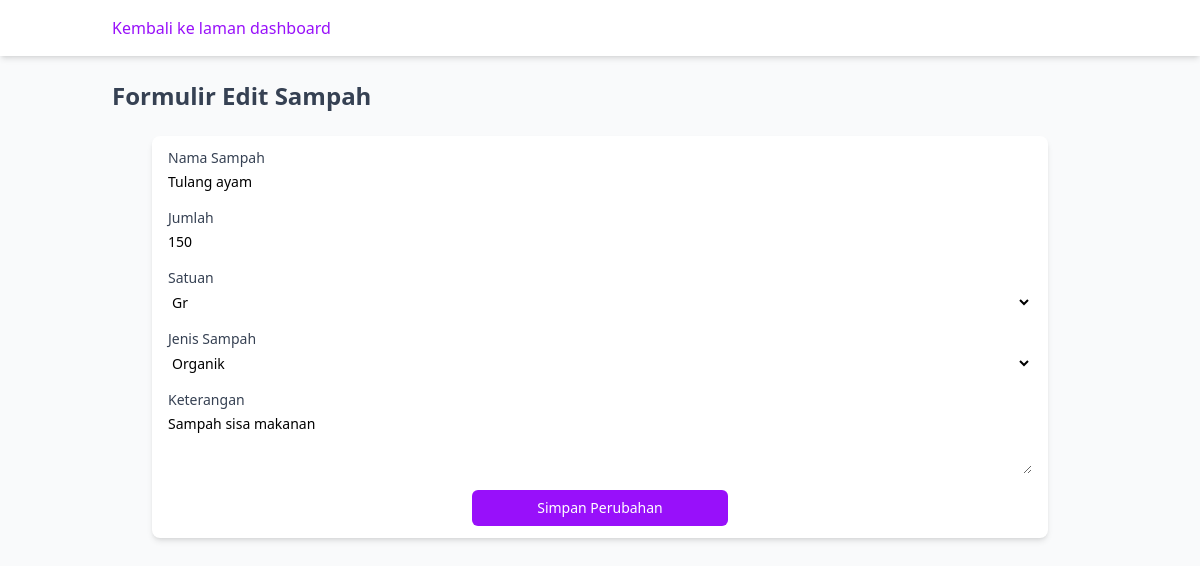
Screenshot of /src/landing-page/edit.php?id_transaksi=1007&id_multivalue=1015 (signed in) with the database file from the repository.
### tables this page shows
CREATE TABLE `jenis_sampah_multivalue` (
  `id_multivalue` int(11) NOT NULL,
  `id_jenis` int(11) NOT NULL,
  `id_satuan` int(11) DEFAULT NULL,
  `jumlah` float DEFAULT NULL,
  `keterangan` varchar(255) DEFAULT NULL,
  `nama_subjenis` varchar(255) NOT NULL
);

CREATE TABLE `satuan` (
  `id_satuan` int(11) NOT NULL,
  `nama_satuan` varchar(255) DEFAULT NULL
);

CREATE TABLE `jenis_sampah` (
  `id_jenis` int(11) NOT NULL,
  `jenis_sampah` varchar(255) DEFAULT NULL
);

### src/landing-page/edit.php (the view, shortened to what this page needs)
<?php
require '../config.php';
$id_multivalue = $_GET['id_multivalue'] ?? null;
$id_transaksi = $_GET['id_transaksi'] ?? null;
$stmt = $conn->prepare("SELECT * FROM jenis_sampah_multivalue WHERE id_multivalue = ?");
$stmt->bind_param("i", $id_multivalue);
$stmt->execute();
$result = $stmt->get_result();
$data = $result->fetch_assoc();
$satuan = $conn->query("SELECT * FROM satuan");
$jenis = $conn->query("SELECT * FROM jenis_sampah");
?>
<!DOCTYPE html>
<html :class="{ 'theme-dark': dark }" x-data="data()" lang="en">
<head>
  <link rel="stylesheet" href="../output.css">
  <link rel="stylesheet" href="https://cdnjs.cloudflare.com/ajax/libs/Chart.js/2.9.3/Chart.min.css" />
</head>
<body>
  <div class="flex h-screen bg-gray-50 dark:bg-gray-900" :class="{ 'overflow-hidden': isSideMenuOpen }">
    <div class="flex flex-col flex-1 w-full">
      <header class="z-10 py-4 bg-white shadow-md dark:bg-gray-800">
        <div class="container flex items-center justify-between h-full px-6 mx-auto text-purple-600 dark:text-purple-300">
          <div class="flex justify-start flex-1 lg:mr-3">
            <a href="dashboard.php" class="transition duration-300 hover:text-white">Kembali ke laman dashboard</a>
          </div>
        </div>
      </header>
      <main class="h-full pb-16 overflow-y-auto">
        <div class="container grid px-6 mx-auto">
          <h2 class="my-6 text-2xl font-semibold text-gray-700 dark:text-gray-200">
            Formulir Edit Sampah
          </h2>
          <div class="container grid px-6 mx-auto">
            <form method="POST" action="edit.php?id_multivalue=<?= $id_multivalue ?>&id_transaksi=<?= $id_transaksi ?>" class="w-full max-w-4xl px-4 py-3 mx-auto mb-8 bg-white rounded-lg shadow-md dark:bg-gray-800">
              <label class="block text-sm">
                <span class="text-gray-700 dark:text-gray-400">Nama Sampah</span>
                <input
                  name="nama_subjenis"
                  value="<?= htmlspecialchars($data['nama_subjenis']) ?>"
                  class="block w-full mt-1 text-sm dark:border-gray-600 dark:bg-gray-700 focus:border-purple-400 focus:outline-none focus:shadow-outline-purple dark:text-gray-300 form-input"
                  required />
              </label>
              <div class="mt-4 text-sm">
                <label class="block text-sm">
                  <span class="text-gray-700 dark:text-gray-400">Jumlah</span>
                  <input
                    type="number"
                    name="jumlah"
                    value="<?= htmlspecialchars($data['jumlah']) ?>"
                    class="block w-full mt-1 text-sm dark:border-gray-600 dark:bg-gray-700 focus:border-purple-400 focus:outline-none focus:shadow-outline-purple dark:text-gray-300 form-input"
                    required />
                </label>
              </div>
              <label class="block mt-4 text-sm">
                <span class="text-gray-700 dark:text-gray-400">Satuan</span>
                <select
                  name="id_satuan"
                  class="block w-full mt-1 text-sm dark:text-gray-300 dark:border-gray-600 dark:bg-gray-700 form-select focus:border-purple-400 focus:outline-none focus:shadow-outline-purple"
                  required>
                  <?php while ($s = $satuan->fetch_assoc()): ?>
                    <option value="<?= $s['id_satuan'] ?>" <?= $s['id_satuan'] == $data['id_satuan'] ? 'selected' : '' ?>>
                      <?= htmlspecialchars($s['nama_satuan']) ?>
                    </option>
                  <?php endwhile; ?>
                </select>
              </label>
              <label class="block mt-4 text-sm">
                <span class="text-gray-700 dark:text-gray-400">Jenis Sampah</span>
                <select
                  name="id_jenis"
                  class="block w-full mt-1 text-sm dark:text-gray-300 dark:border-gray-600 dark:bg-gray-700 form-select focus:border-purple-400 focus:outline-none focus:shadow-outline-purple"
                  required>
                  <?php while ($j = $jenis->fetch_assoc()): ?>
                    <option value="<?= $j['id_jenis'] ?>" <?= $j['id_jenis'] == $data['id_jenis'] ? 'selected' : '' ?>>
                      <?= htmlspecialchars($j['jenis_sampah']) ?>
                    </option>
                  <?php endwhile; ?>
                </select>
              </label>
              <label class="block mt-4 text-sm">
                <span class="text-gray-700 dark:text-gray-400">Keterangan</span>
                <textarea
                  name="keterangan"
                  class="block w-full mt-1 text-sm dark:text-gray-300 dark:border-gray-600 dark:bg-gray-700 form-textarea focus:border-purple-400 focus:outline-none focus:shadow-outline-purple"
                  rows="3"><?= htmlspecialchars($data['keterangan']) ?></textarea>
              </label>
              <div class="flex justify-center mt-4 text-sm">
                <button
                  type="submit"
                  class="w-full px-4 py-2 text-sm font-medium leading-5 text-white bg-purple-600 border-transparent rounded-md max-w-3xs hover:bg-purple-700 focus:outline-none focus:shadow-outline-purple">
                  Simpan Perubahan
                </button>
              </div>
            </form>
          </div>
        </div>
      </main>
    </div>
  </div>
</body>
</html>

### rows the page displays
jenis_sampah_multivalue: nama_subjenis "Tulang ayam", jumlah "150", id_satuan "Gr", id_jenis "Organik", keterangan "Sampah sisa makanan"
